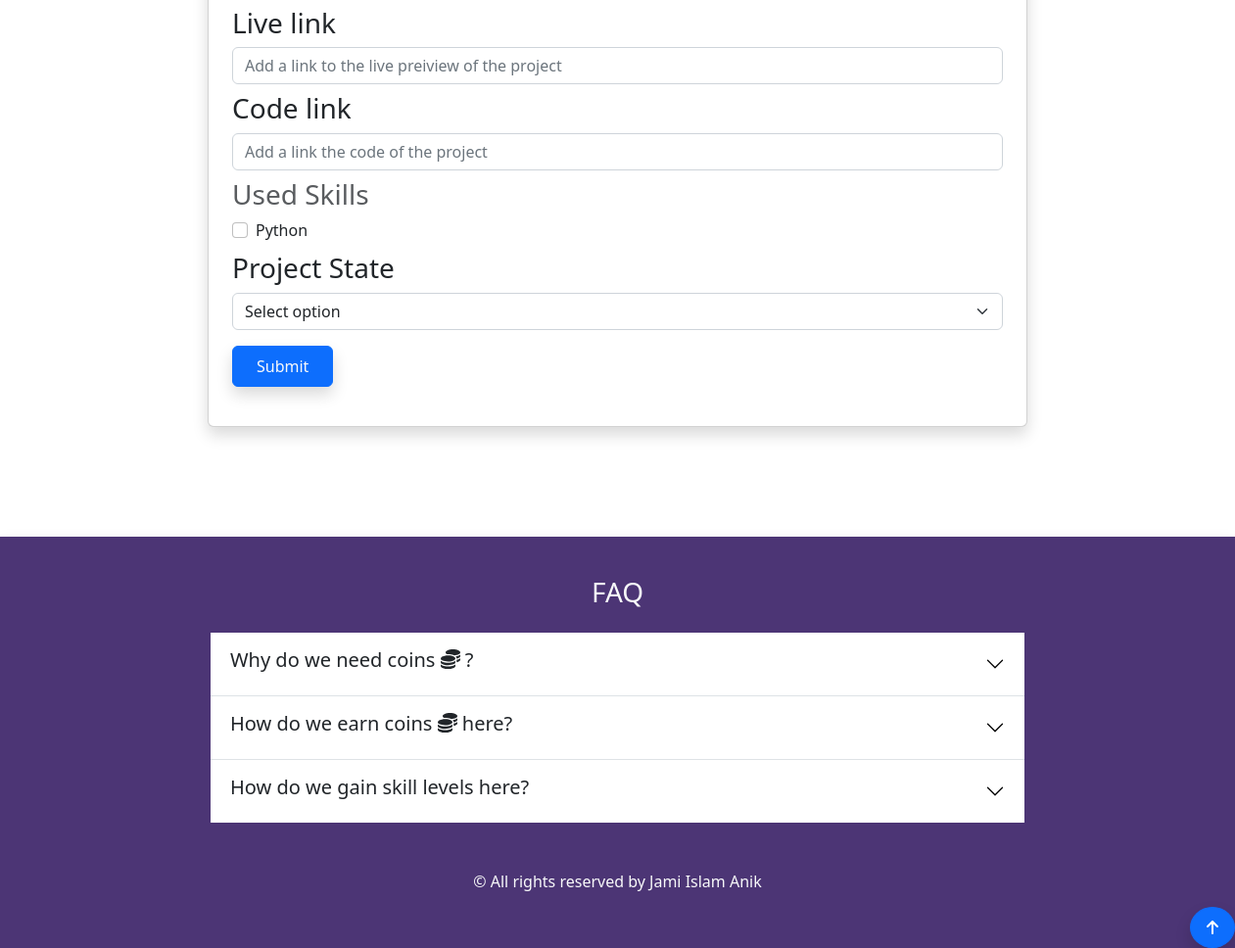
Before: /project/create/?page=create (signed in, lower part) with the older database file.
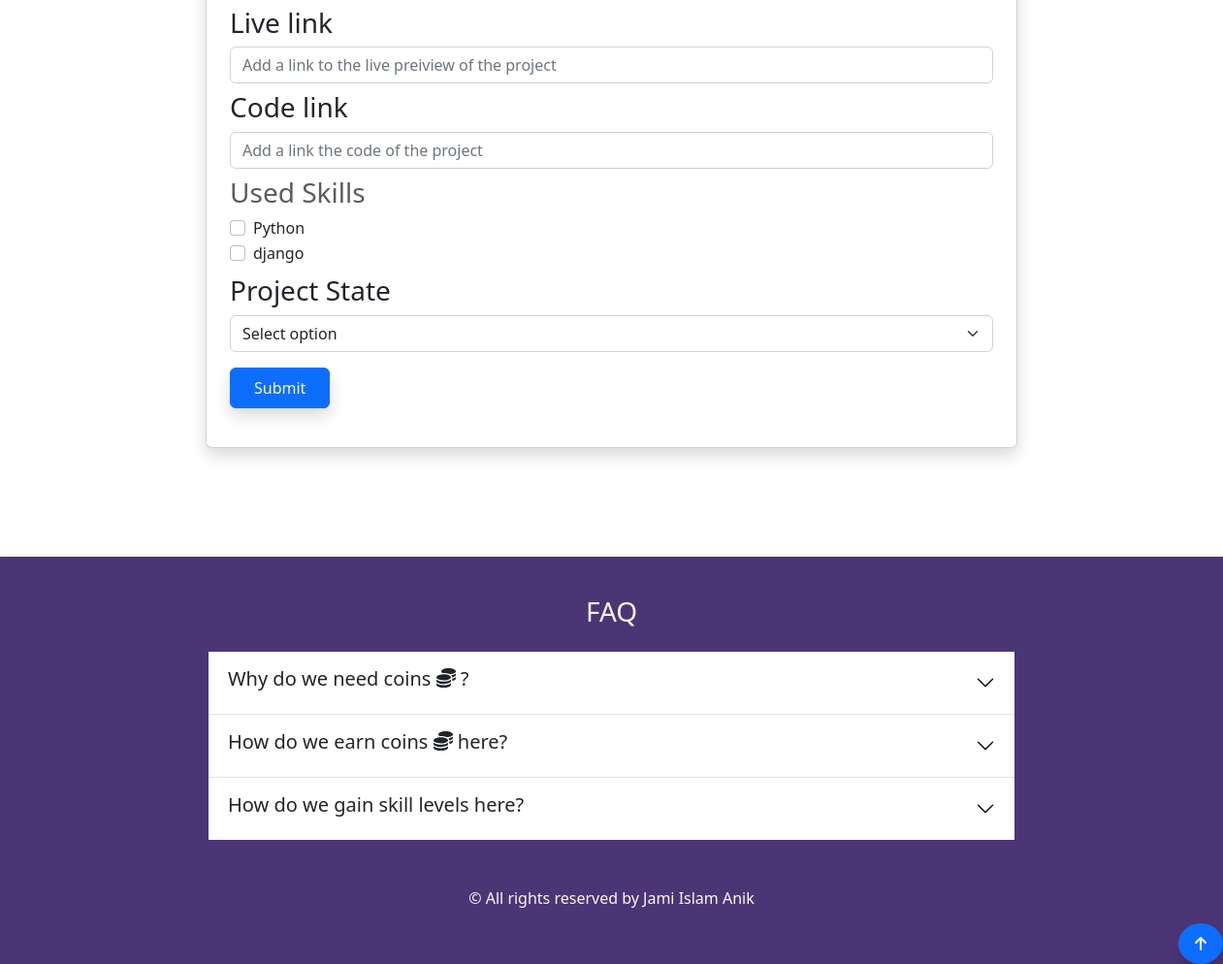
After: the same page with the newer database file.
### skill/models.py (models this page shows, shortened)
class Skill(models.Model):
    SKILL_TYPE_CHOICES = (
        ('Programming Language','Programming Language'),
        ('Database','Database'),
        ('Hosting Platform','Hosting Platform'),
        ('Coding Utility','Coding Utility'),
        ('Frontend Framework','Frontend Framework'),
        ('Backend Framework','Backend Framework'),
        ('Machine Learning Tool','Machine Learning Tool'),
        ('Data Science Tool','Data Science Tool'),
        ('Artificial Intelligence Tool','Artificial Intelligence Tool')
    )
    skill_type = models.CharField(max_length=200,choices=SKILL_TYPE_CHOICES,null=True,blank=True)
    note = GenericRelation(Note)
    owner = models.ForeignKey(Profile, on_delete=models.CASCADE,null=True,blank=True,default="Coding Utility")
    title = models.CharField(max_length=255)
    description = models.TextField(max_length=500,null=True,blank=True)
    skill_level = models.IntegerField(default=1)
    current_point = models.IntegerField(default=0)
    learning = models.BooleanField(default=True)
    started_learning = models.DateField(null=True,blank=True,auto_now_add=True)
    def __str__(self):
        return self.title
    class Meta:
        ordering = ['-skill_level','-current_point']

### project/views.py (the view, shortened to what this page needs)
# urls.py: path('create/',views.project_form_page,name='project-form-page-create'),
@login_required(login_url='login-page')
def project_form_page(request):
    if request.GET.get('page') == 'create':
        profile = request.user.profile
        skill_queryset = profile.skill_set.all()
        form = ProjectForm()
        context ={
        'form':form,
        'page':'create',
        'skill_queryset':list(skill_queryset),
    }
    return render(request, 'project/project_form_page.html',context)

### project/forms.py
class ProjectForm(ModelForm):
    class Meta:
        model = Project
        fields = ('title','project_image','description','live_link','code_link')
        widgets ={
            'title':forms.TextInput(attrs={'class':'form-control','placeholder':'KeepTrack'}),
            'project_image':forms.FileInput(attrs={'class':'form-control'}),
            'description':forms.Textarea(attrs={'class':'form-control','placeholder':'This web app tracks your skill'}),
            'live_link':forms.URLInput(attrs={'class':'form-control','placeholder':'Add a link to the live preiview of the project'}),
            'code_link':forms.URLInput(attrs={'class':'form-control','placeholder':'Add a link the code of the project'}),
        }

### project/templates/project/project_form_page.html (shortened to what this page needs)
{% extends 'base.html' %}
{% block content %}
<div class="container my-4">
    <div class="card shadow rounded p-4 w-75 mx-auto">
        <form action="" method="POST" enctype="multipart/form-data">
            {% for field in form %}
            <h3 class="my-2">{{field.label}}</h3>
            {{field}}
            {% endfor %}
            {% if skill_queryset %}
            <h3 class="text-muted my-2">Used Skills</h3>
            {% for skill in skill_queryset %}
            <div class="form-check">
                <input type="checkbox" class="form-check-input" id="checkDefault1" name="skills" value="{{ skill.id }}">
                <label class="form-check-label" for="checkDefault1">{{skill}}</label>
            </div>
            {% endfor %}
            {% elif not skill_queryset and page == 'create' %}
            <h3 class="text-muted my-2">Used Skills</h3>
            <p>Please add some skills before you add a project.</p>
            {% endif %}
            <label for="inputSelect" class="form-label h3 my-2">Project State</label>
            <select class="form-select" aria-label="Default select" id="inputSelect" name="state">
                <option selected="">Select option</option>
            </select>
            <input type="submit" class="btn btn-primary text-light shadow rounded p-2 px-4 my-3" value="Submit">
        </form>
    </div>
</div>
{% endblock %}

Changed rows visible on the page:
added Skill: title "django"
